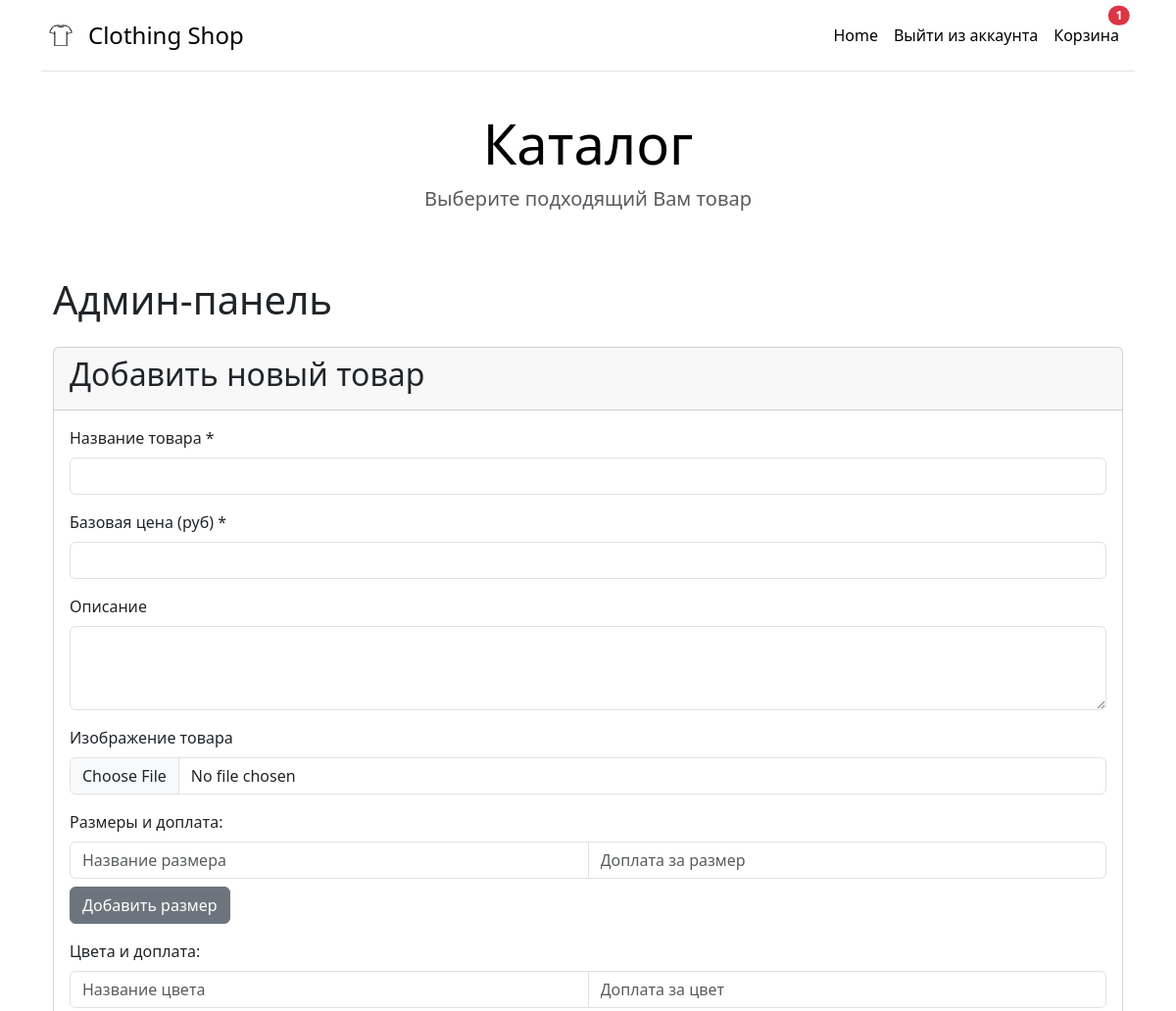
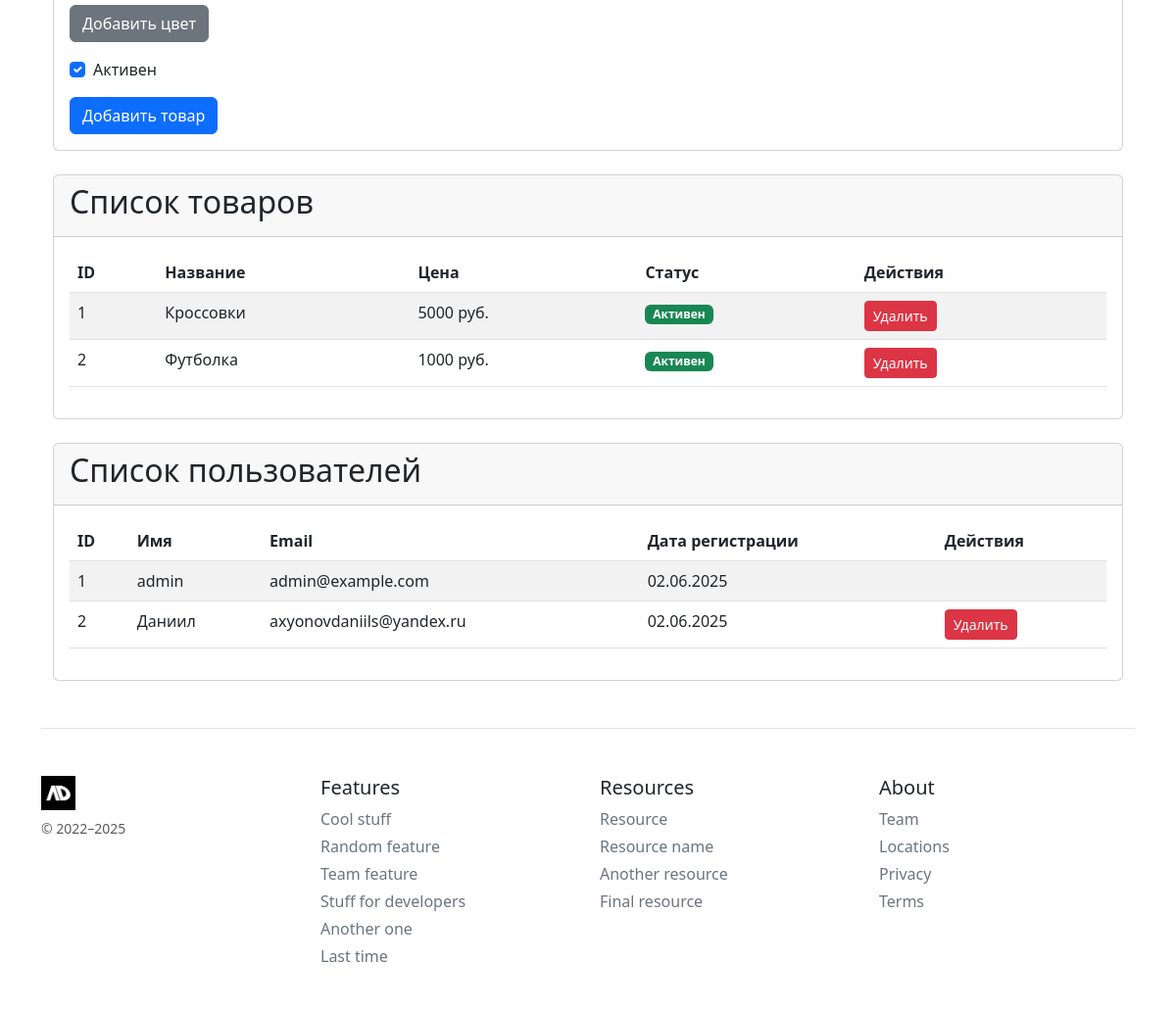
The page /admin (signed in) on the database its author committed (2 pictures, top to bottom).
### main.py (models this page shows, shortened)
class Item(db.Model):
    id = db.Column(db.Integer, primary_key=True)
    title = db.Column(db.String(100), nullable=False)
    price = db.Column(db.Integer, nullable=False)
    photo_path = db.Column(db.String(255))
    text = db.Column(db.Text)
    isActive = db.Column(db.Boolean, default=True)
    sizes = db.Column(db.JSON)  # Хранит информацию о размерах и доплате
    colors = db.Column(db.JSON)  # Хранит информацию о цветах и доплате

class User(db.Model, UserMixin):
    id = db.Column(db.Integer, primary_key=True)
    username = db.Column(db.String(50), nullable=False, unique=True)
    email = db.Column(db.String(100), nullable=False, unique=True)
    password_hash = db.Column(db.String(128), nullable=False)
    created_at = db.Column(db.DateTime, default=lambda: datetime.now(timezone.utc))

### main.py (the view, shortened to what this page needs)
@app.route('/admin', methods=['GET', 'POST'])
@login_required
def admin():
    if current_user.username != 'admin':
        flash('Доступ запрещен', 'danger')
        return redirect(url_for('homepage'))
    cart_items_count = 0
    if current_user.is_authenticated:
        cart_items = CartItem.query.filter_by(user_id=current_user.id).all()
        cart_items_count = sum(item.quantity for item in cart_items)
    items = Item.query.order_by(Item.id).all()
    users = User.query.order_by(User.id).all()
    return render_template('admin.html',
                           items=items,
                           users=users,
                           cart_items_count=cart_items_count)

### main.py (called while the page is built)
@login_manager.user_loader
def load_user(user_id):
    return User.query.get(int(user_id))

### templates/admin.html (shortened to what this page needs)
{% extends 'base.html' %}
{% block body %}
<div class="container mt-4">
    <h1 class="mb-4">Админ-панель</h1>
    <div class="card mb-4">
        <div class="card-header">
            <h2>Добавить новый товар</h2>
        </div>
        <div class="card-body">
            <form method="POST" action="{{ url_for('admin') }}" enctype="multipart/form-data">
                <div class="mb-3">
                    <label for="title" class="form-label">Название товара *</label>
                    <input type="text" class="form-control" id="title" name="title" required>
                </div>
                <div class="mb-3">
                    <label for="price" class="form-label">Базовая цена (руб) *</label>
                    <input type="number" class="form-control" id="price" name="price" required>
                </div>
                <div class="mb-3">
                    <label for="text" class="form-label">Описание</label>
                    <textarea class="form-control" id="text" name="text" rows="3"></textarea>
                </div>
                <div class="mb-3">
                    <label for="photo_path" class="form-label">Изображение товара</label>
                    <input type="file" class="form-control" id="photo_path" name="photo_path" accept="image/*">
                </div>
                <div class="mb-3">
                    <label class="form-label">Размеры и доплата:</label>
                    <div id="sizes-container">
                        <div class="input-group mb-2">
                            <input type="text" class="form-control" name="size_ids[]" placeholder="Название размера">
                            <input type="number" class="form-control" name="size_adjustments[]" placeholder="Доплата за размер">
                        </div>
                    </div>
                    <button type="button" class="btn btn-secondary" id="add-size">Добавить размер</button>
                </div>
                <div class="mb-3">
                    <label class="form-label">Цвета и доплата:</label>
                    <div id="colors-container">
                        <div class="input-group mb-2">
                            <input type="text" class="form-control" name="color_ids[]" placeholder="Название цвета">
                            <input type="number" class="form-control" name="color_adjustments[]" placeholder="Доплата за цвет">
                        </div>
                    </div>
                    <button type="button" class="btn btn-secondary" id="add-color">Добавить цвет</button>
                </div>
                <div class="mb-3 form-check">
                    <input type="checkbox" class="form-check-input" id="isActive" name="isActive" checked>
                    <label class="form-check-label" for="isActive">Активен</label>
                </div>
                <button type="submit" class="btn btn-primary">Добавить товар</button>
            </form>
        </div>
    </div>
    <div class="card mb-4">
        <div class="card-header">
            <h2>Список товаров</h2>
        </div>
        <div class="card-body">
            <div class="table-responsive">
                <table class="table table-striped">
                    <thead>
                        <tr>
                            <th>ID</th>
                            <th>Название</th>
                            <th>Цена</th>
                            <th>Статус</th>
                            <th>Действия</th>
                        </tr>
                    </thead>
                    <tbody>
                        {% for item in items %}
                        <tr>
                            <td>{{ item.id }}</td>
                            <td>{{ item.title }}</td>
                            <td>{{ item.price }} руб.</td>
                            <td>
                                {% if item.isActive %}
                                    <span class="badge bg-success">Активен</span>
                                {% else %}
                                    <span class="badge bg-secondary">Неактивен</span>
                                {% endif %}
                            </td>
                            <td>
                                <form method="POST" action="{{ url_for('delete_item', item_id=item.id) }}" style="display: inline;">
                                    <button type="submit" class="btn btn-danger btn-sm" onclick="return confirm('Удалить этот товар?')">
                                        Удалить
                                    </button>
                                </form>
                            </td>
                        </tr>
                        {% endfor %}
                    </tbody>
                </table>
            </div>
        </div>
    </div>
    <div class="card">
        <div class="card-header">
            <h2>Список пользователей</h2>
        </div>
        <div class="card-body">
            <div class="table-responsive">
                <table class="table table-striped">
                    <thead>
                        <tr>
                            <th>ID</th>
                            <th>Имя</th>
                            <th>Email</th>
                            <th>Дата регистрации</th>
                            <th>Действия</th>
                        </tr>
                    </thead>
                    <tbody>
                        {% for user in users %}
                        <tr>
                            <td>{{ user.id }}</td>
                            <td>{{ user.username }}</td>
                            <td>{{ user.email }}</td>
                            <td>{{ user.created_at.strftime('%d.%m.%Y') }}</td>
                            <td>
                                {% if user.id != current_user.id %}
                                <form method="POST" action="{{ url_for('delete_user', user_id=user.id) }}" style="display: inline;">
                                    <button type="submit" class="btn btn-danger btn-sm" onclick="return confirm('Удалить этого пользователя?')">
                                        Удалить
                                    </button>
                                </form>
                                {% endif %}
                            </td>
                        </tr>
                        {% endfor %}
                    </tbody>
                </table>
            </div>
        </div>
    </div>
</div>
{% endblock %}

### rows shown on the page
Item: id "1", title "Кроссовки", price "5000", isActive "Активен"
Item: id "2", title "Футболка", price "1000", isActive "Активен"
User: id "1", username "admin", email "admin@example.com", created_at "02.06.2025"
User: id "2", username "Даниил", email "axyonovdaniils@yandex.ru", created_at "02.06.2025"

### other values the page prints
{{ cart_items_count }} "1"
